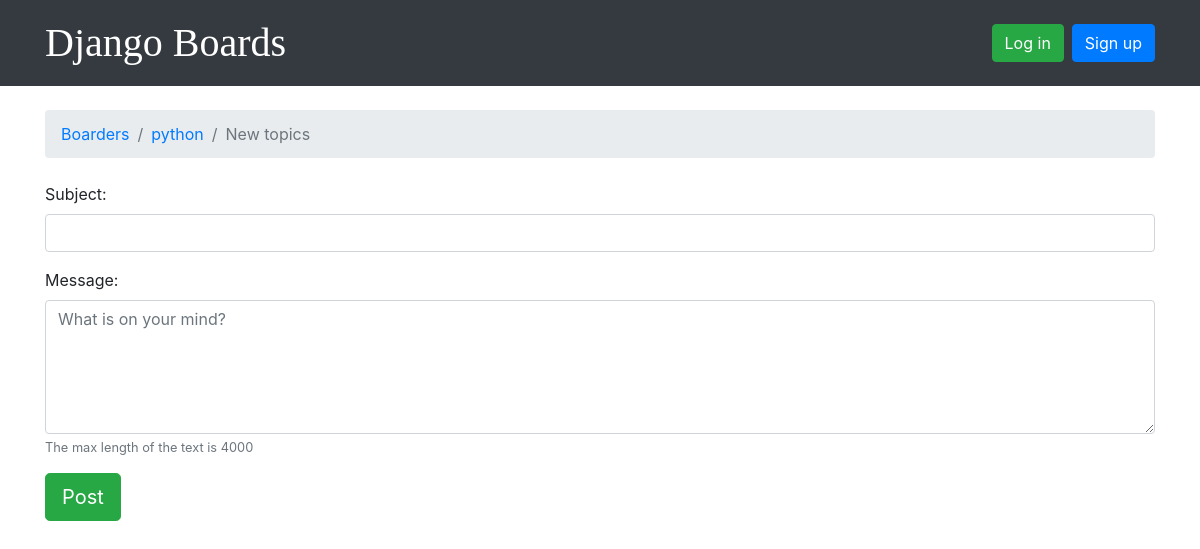
The page /board/2/new/ on the database as committed earlier.
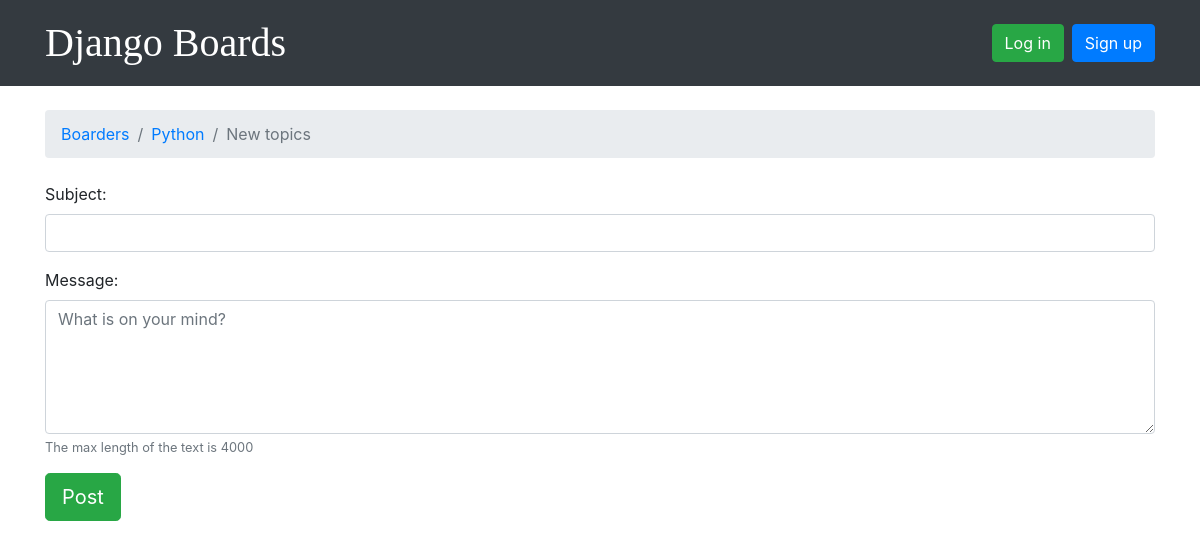
The same page on the database as committed later.
### boards/models.py (models this page shows, shortened)
class Board (models.Model):
    name = models.CharField(max_length=100, unique=True)
    description = models.CharField(max_length=200)
    objetos = models.Manager()

### boards/views.py (the view)
# urls.py: path("board/<int:board_id>/new/", views.new_topic, name="new_topic")
def new_topic (request, board_id):
    board = get_object_or_404(Board,id=board_id)
    user = User.objects.first()  # TODO: get the currently logged in user
    if request.method == 'POST':
        form = forms.NewTopicForm(request.POST)
        if form.is_valid():
            topic = form.save(commit=False)
            topic.board = board
            topic.starter = user
            topic.save()
            post = Post.objetos.create(
                message=form.cleaned_data.get('message'),
                topic=topic,
                created_by=user
            )
            return redirect('board_topics', board_id=board.id)  # TODO: redirect to the created topic page
    else:
        form = forms.NewTopicForm()
    return render(request, 'new_topic.html', {'board': board, 'form': form})

### boards/forms.py
class NewTopicForm(forms.ModelForm):
    message = forms.CharField(widget=forms.Textarea(
    attrs={'rows':5, 'placeholder':'What is on your mind?'}),
    help_text='The max length of the text is 4000', max_length=4000)
    class Meta():
        model = Topic
        fields = ['subject', 'message']

### templates/new_topic.html (shortened to what this page needs)
{% extends 'base.html' %}
{% load widget_tweaks %}
{% block breadcrumb %}
<li class="breadcrumb-item"><a href="{% url 'home' %}">Boarders </a></li>
<li class="breadcrumb-item"><a href="{% url 'board_topics' board.id %}">{{board.name}}</a></li>
  <li class="breadcrumb-item active">New topics</li>
{% endblock %}
{% block content %}
<form method="post" novalidate>
  {% include "includes/forms.html" %}
 <button type="submit" class="btn btn-success btn-lg">Post</button>
  </form>
{% endblock %}

Rows that differ between the two databases and show on the page:
changed Board: name "python" → "Python"
